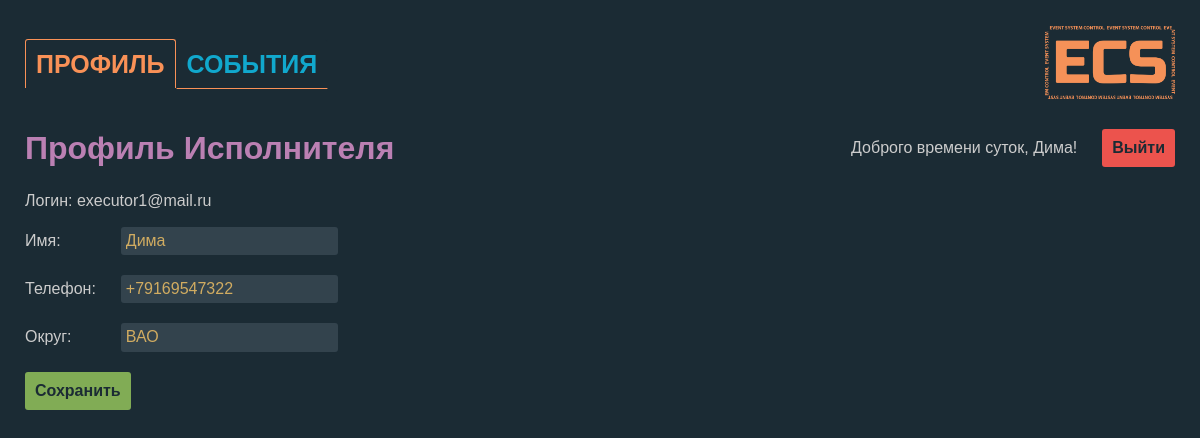
The page /executor/profile/ (signed in) on the database its author committed.
### rct/models.py (models this page shows)
class ExecutorProfile(models.Model):
    user = models.OneToOneField(User, on_delete=models.CASCADE)
    name = models.CharField(max_length=255, blank=True)
    phone_number = models.CharField(max_length=15, blank=True)
    district_choices = [
        ('САО', 'САО'),
        ('ВАО', 'ВАО'),
        ('ЮАО', 'ЮАО'),
        ('ЗАО', 'ЗАО'),
    ]
    district = models.CharField(max_length=3, choices=district_choices)

### rct/views.py (the view)
# urls.py: path('executor/profile/', views.executor_profile, name='executor_profile'),
@login_required
def executor_profile(request):
    try:
        profile = request.user.executorprofile
    except ExecutorProfile.DoesNotExist:
        profile = ExecutorProfile(user=request.user)
    if request.method == 'POST':
        form = ExecutorProfileForm(request.POST, instance=profile)
        if form.is_valid():
            form.save()
            return redirect('executor_profile')  # Добавь путь куда будет перенаправлено после сохранения
    else:
        form = ExecutorProfileForm(instance=profile)
    return render(request, 'registration/executor/profile.html', {'form': form})

### rct/forms.py
class ExecutorProfileForm(forms.ModelForm):
    class Meta:
        model = ExecutorProfile
        fields = ('name', 'phone_number', 'district')
        labels = {
            'name': 'Имя',
            'phone_number': 'Телефон',
            'district': 'Округ',
        }
        widgets = {
            'name': forms.TextInput(attrs={'class': 'profile__input'}),
            'phone_number': forms.TextInput(attrs={'class': 'profile__input'}),
            'district': forms.TextInput(attrs={'class': 'profile__input'}),
        }

### rct/templates/registration/executor/profile.html (shortened to what this page needs)
<!DOCTYPE html>
<html lang="ru">
<head>
    {% load static %}
    <link rel="stylesheet" href="{% static 'css/normalize.css' %}">
    <link rel="stylesheet" href="{% static 'css/styles.css' %}">
    <link rel="stylesheet" href="{% static 'css/profile.css' %}">
</head>
<body class="page profile profile--executor">
    <header class="page__header">
        <nav class="nav">
            <ul class="nav__list">
                <li class="nav__item">
                    <a class="nav__link nav__link--active">Профиль</a>
                </li>
                <li class="nav__item">
                    <a class="nav__link nav__link--inactive" href="{% url 'assigned_events_list' %}">События</a>
                </li>
            </ul>
        </nav>
        <div class="logo">
            <img class="logo__img" src="{% static 'img/logo.png' %}" alt="Логотип">
        </div>
    </header>
    <main class="profile__content">
        <header class="profile__header">
            <h1 class="profile__title">Профиль Исполнителя</h1>
            <div class="profile__greeting">
                <span class="profile__greeting-text">
                    Доброго времени суток, {% if form.name.value %} {{ form.name.value }}! {% else %} {{ user.email }}! {% endif %}
                </span>
                <form class="profile__logout-form" method="post" action="{% url 'executor_logout' %}">
                    <button class="profile__logout-button btn" type="submit">Выйти</button>
                </form>
            </div>
        </header>
        <form class="profile__form" method="post">
            <p class="profile__login">Логин: {{ user.email }}</p>
            {% for field in form %}
                <p class="profile__field">
                    {{ field.label_tag }}
                    {{ field }}
                </p>
            {% endfor %}
            <button class="profile__save-btn btn" type="submit">Сохранить</button>
        </form>
    </main>
    <footer class="page__footer">
    </footer>
</body>
</html>

### static/css/styles.css (style rules this page uses)
html { box-sizing: border-box; }
*, *::before, *::after { box-sizing: inherit; }
a { color: inherit; text-decoration: none; }
img { max-width: 100%; }
ul { list-style: none; margin: 0; padding: 0; }
body { font-family: 'font', sans-serif; }
.page { max-width: 1200px; margin: 0 auto; padding: 25px; color: rgb(204 204 204); background-color: rgb(27 43 52); }
.page__header { display: flex; justify-content: space-between; align-items: center; margin-bottom: 25px; width: 100%; }
.nav { padding: 25px 0; }
.nav__list { display: flex; }
.nav__link { padding: 10px; border: 1px solid rgb(27 43 52); border-radius: 3px 3px 0 0; font-size: 25px; font-weight: bold; text-transform: uppercase; color: rgb(17 168 205); }
.nav__link--active { border-color: rgb(249 145 87); border-bottom: none; border-radius: 3px 3px 0 0; color: rgb(249 145 87); }
.nav__link--inactive { border-bottom: 1px solid rgb(249 145 87); }
.logo { width: 130px; }
.btn { padding: 10px; border: none; border-radius: 3px; cursor: pointer; font-weight: bold; color: rgb(27 43 52); }
.page__footer { height: 100px; }

### static/css/profile.css (style rules this page uses)
.profile__header { display: flex; justify-content: space-between; align-items: center; margin-bottom: 25px; }
.profile__title { margin: 0; color: rgb(187 128 179); }
.profile__greeting { display: flex; justify-content: flex-start; align-items: center; }
.profile__greeting-text { margin-right: 25px; }
.profile__logout-button { color: rgb(27 43 52); background-color: rgb(236 83 77); }
.profile__form { width: max-content; }
.profile__field { display: flex; justify-content: space-between; align-items: center; margin: 0; margin-bottom: 20px; }
.profile__field label { margin-right: 25px; }
.profile__input { padding: 5px; border: none; border-radius: 3px; background-color: rgb(51 67 77); color: rgb(209 172 97); }
.profile__save-btn { background-color: rgb(129 172 85); color: rgb(27 43 52); }

### rows shown on the page
ExecutorProfile: name.value "Дима", form "Дима" "+79169547322" "ВАО"

### other values the page prints
{{ user.email }} "executor1@mail.ru"
{{ field.label_tag }} "Имя:" "Телефон:" "Округ:"
